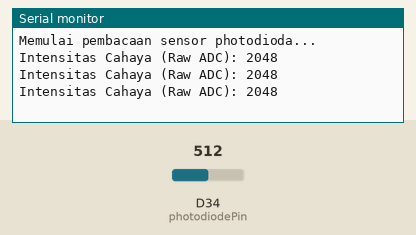
Bench run of a sketch on a simulated Arduino Due. On the bench: the last lines printed to the serial monitor. Inputs (shaded band) come from the test bench; at power-on: D34 (photodiodePin) = 512 (analog values on the 0–1023 scale).

Above: at 1.3 s.
1.4 s: D34 (photodiodePin) set to 716
At 1.9 s:
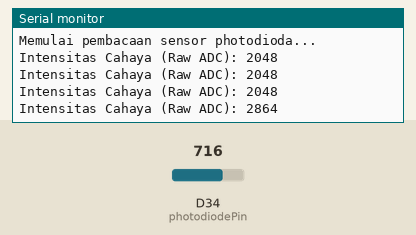
2.9 s: D34 (photodiodePin) set to 900
At 3.4 s:
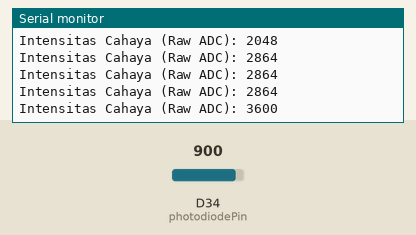
Timing chart, 0 to 5.9 s (numbered marks = the images above; inputs shaded):
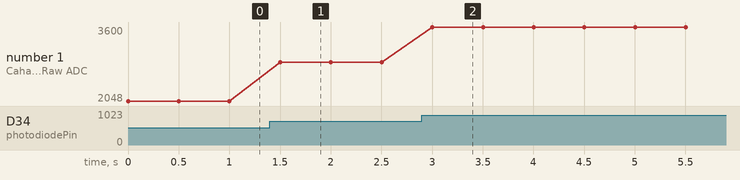

Measured:
- after the input at 1.4 s, the serial monitor: prints a new line after 0.10 s (image 1)
- after the input at 2.9 s, the serial monitor: prints a new line after 0.10 s (image 2)
- plotted number 1: 2048 → 2864 after the input at 1.4 s, 2864 → 3600 after the input at 2.9 s

The sketch:

photodioda.ino
```cpp
const int photodiodePin = 34;
int lightValue = 0;

void setup() {
  // Inisialisasi komunikasi serial dengan baudrate 115200
  Serial.begin(115200);

  analogReadResolution(12);

  Serial.println("Memulai pembacaan sensor photodioda...");
}

void loop() {
  // Membaca nilai tegangan analog dari Vout
  lightValue = analogRead(photodiodePin);

  // Mencetak nilai ke Serial Monitor
  Serial.print("Intensitas Cahaya (Raw ADC): ");
  Serial.println(lightValue);

  // Nilai akan mendekati 0 saat gelap, dan mendekati 4095 saat sangat terang

  delay(500); // Jeda pembacaan selama 500 milidetik
}
```
